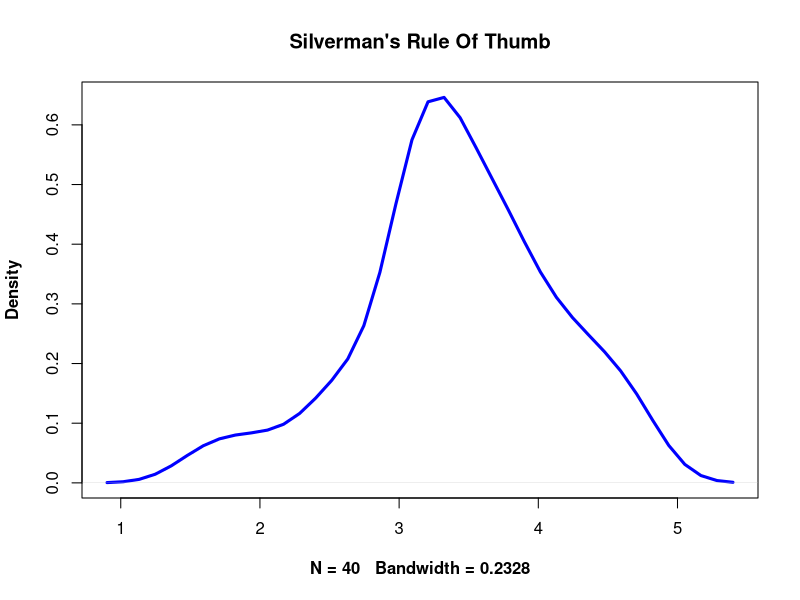
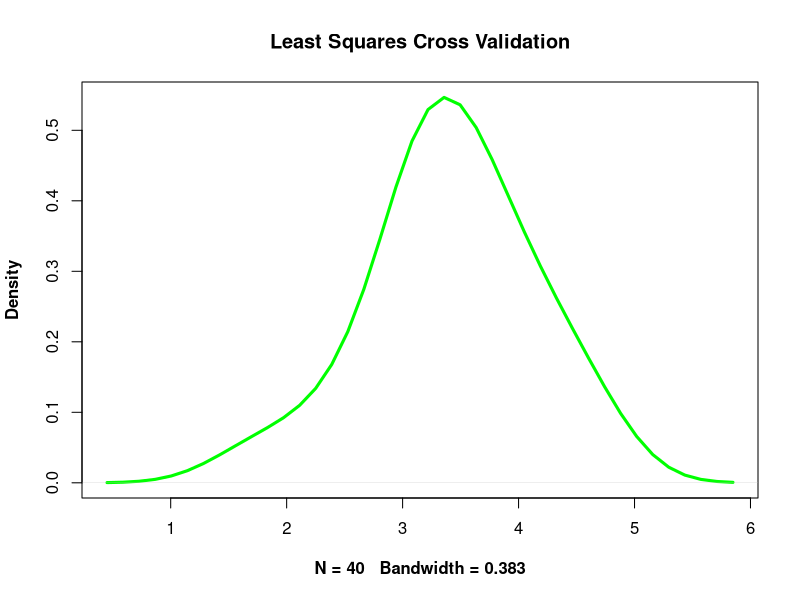
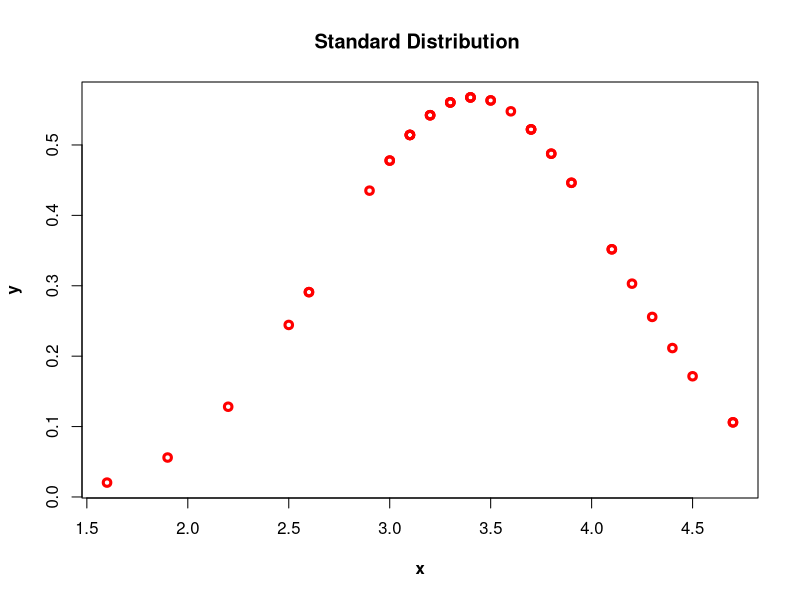

Reproduce these figures in R, in order.
dataset1=matrix(c(
  2.2, 4.1, 3.5,4.5,3.2, 3.7,3.0, 2.6,
  3.4,1.6, 3.1, 3.3, 3.8, 3.1, 4.7,3.7,
  2.5,4.3, 3.4, 3.6, 2.9, 3.3, 3.9, 3.1,
  3.3, 3.1, 3.7,4.4, 3.2, 4.1,1.9, 3.4,
  4.7,3.8, 3.2, 2.6,3.9,3.0, 4.2, 3.5), nrow=5, ncol = 8, byrow = TRUE)

par(mfrow =c(1,1))
#dx<-density(dataset1,bw=bw.nrd0(dataset1))
dx<-density(dataset1, n = 40,bw = "nrd0")
plot(dx,lwd=3,col="blue",main="Silverman's Rule Of Thumb",font.lab=2)
par(mfrow =c(1,1))
# create sequence of bandwidths, compute and plot CV function
dy<-density(dataset1, n = 40,bw = "ucv")
plot(dy,lwd=3,col="green",main="Least Squares Cross Validation",font.lab=2)
# get the mean value from data given
mean(dataset1,na.rm=TRUE)
m <-mean(dataset1,na.rm=TRUE)
#get the Standard Deviation 
sd(dataset1,na.rm = TRUE)
Sd <-sd(dataset1,na.rm = TRUE)
# Get the standard Distribution 
dnorm(dataset1,m,Sd)
x=dataset1
y<-dnorm(dataset1,m,Sd)

plot(x,y,lwd=3,col="red",main="Standard Distribution ",font.lab=2)


bias1<-(mean(dx$y)-y[1])^2
bias1
# bias h1 of density using "Least Squares Cross Validation" bandwidth selection
bias2=(mean(dy$y)-y[1])^2
bias2

# variance bias h1 of density using "Silverman's Rule Of Thumb" bandwidth selection
var1=mean((dx$y- mean(dx$y))^2) #Create )
var1
# variance bias h1 of density using "Least Squares Cross Validation" bandwidth selection
var2=mean((dx$y -mean(dx$y))^2)
var2
#mean square error for dx
MSE1=bias1+var1
MSE1

splxy1 = splinefun(1, (MSE1))
#means integral Square Error for bandwidth "Silverman's Rule 
integrate(splxy1, lower = min(x),upper = max(x))
#mean sauare error
MSE2=bias2 + var2
MSE2
splxy2= splinefun(1, (MSE2))
#means integral Square Error for bandwidth "Least Squares Cross Validation"
integrate(splxy2, lower = min(x),upper = max(x))


